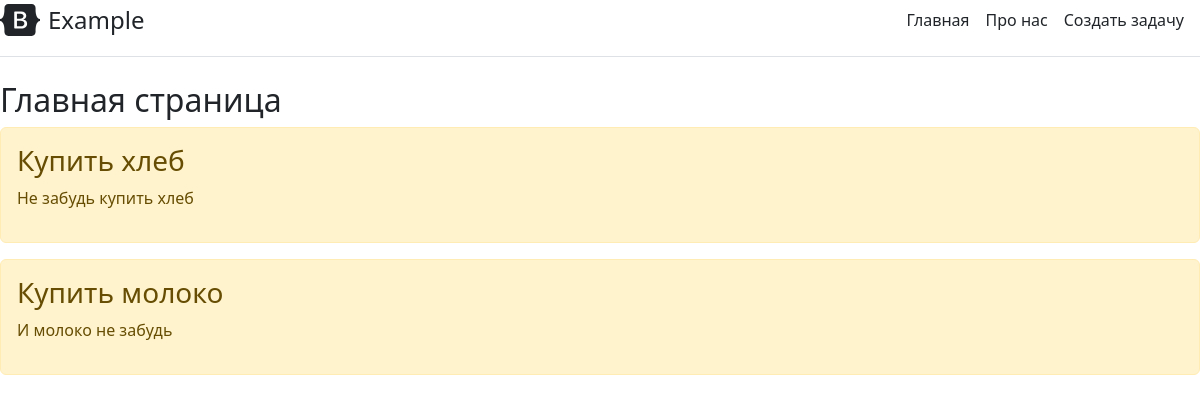
Before: / with the older database file.
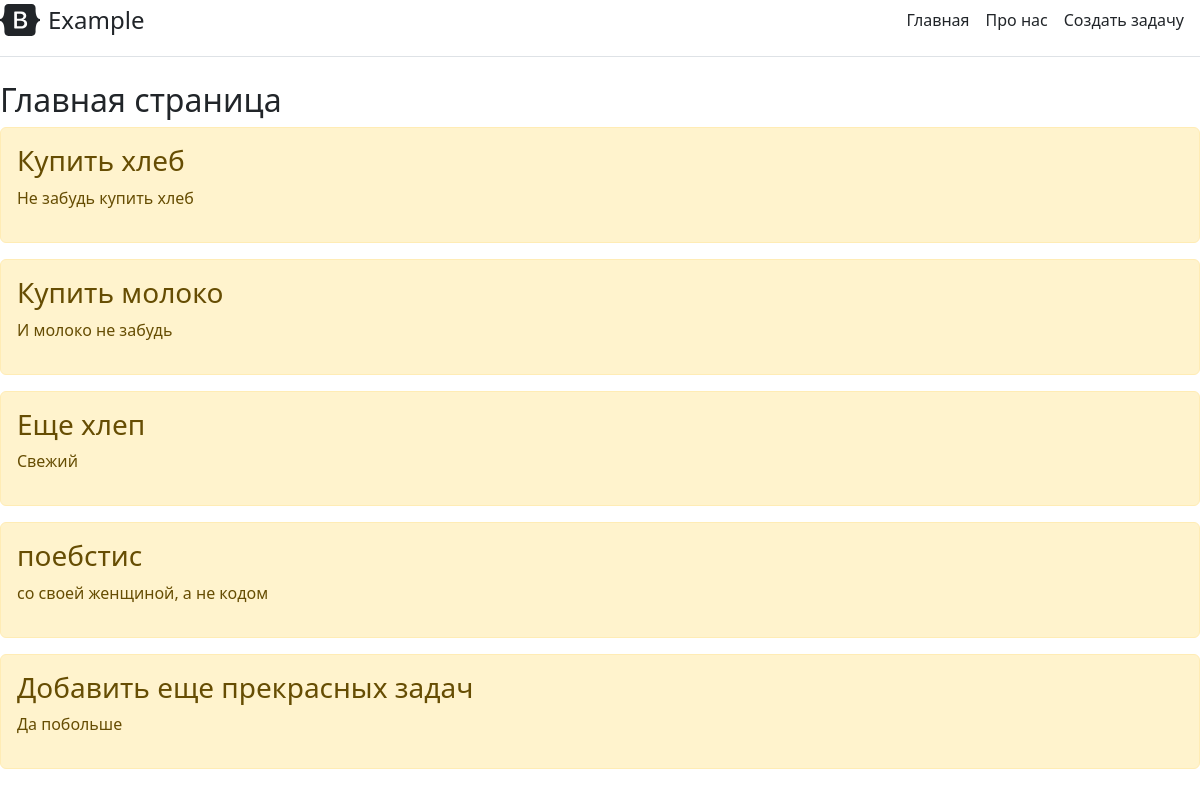
After: the same page with the newer database file.
### main/models.py (models this page shows, shortened)
class Task(models.Model):
    title = models.CharField('Название', max_length=50)
    task = models.TextField('Описание')
    class Meta:
        verbose_name = 'Задача'
        verbose_name_plural = 'Задачи'

### main/views.py (the view)
# urls.py: path('', views.index, name='home'),
def index(request):
    tasks = Task.objects.order_by('id')
    return render(request, 'main/index.html', {'title': 'Главная страница сайта', 'tasks':tasks})

### main/templates/main/index.html (shortened to what this page needs)
{% extends 'main/base.html'%}
{% block content %}
    <h2>Главная страница</h2>
        {% if tasks %}
            {% for el in tasks%}
                <div class="alert alert-warning mt-2" >
                    <h3>{{el.title}}</h3>
                    <p>{{el.task}}</p>
                </div>
            {%endfor%}
        {% else %}
             <p>У нас нет записей</p>
        {% endif %}
{%endblock%}

### main/templates/main/base.html (shortened to what this page needs)
<!DOCTYPE html>
<html lang="en">
<head>
    <link rel="stylesheet" href="https://cdn.jsdelivr.net/npm/bootstrap@5.2.3/dist/css/bootstrap.min.css">
</head>
<body>
    <div class="d-flex flex-column flex-md-row align-items-center pb-3 mb-4 border-bottom">
        <a href="/" class="d-flex align-items-center text-dark text-decoration-none">
          <span class="fs-4">Example</span>
        </a>
        <nav class="d-inline-flex mt-2 mt-md-0 ms-md-auto">
          <a class="me-3 py-2 text-dark text-decoration-none" href="{% url 'home'%}">Главная</a>
          <a class="me-3 py-2 text-dark text-decoration-none" href="{% url 'about'%}">Про нас</a>
          <a class="me-3 py-2 text-dark text-decoration-none" href="{% url 'create'%}">Создать задачу</a>
        </nav>
      </div>
      {% block content%}{%endblock%}
</body>
</html>

Changed rows visible on the page:
added Task: title "Еще хлеп", task "Свежий"
added Task: title "поебстис", task "со своей женщиной, а не кодом"
added Task: title "Добавить еще прекрасных задач", task "Да побольше"
